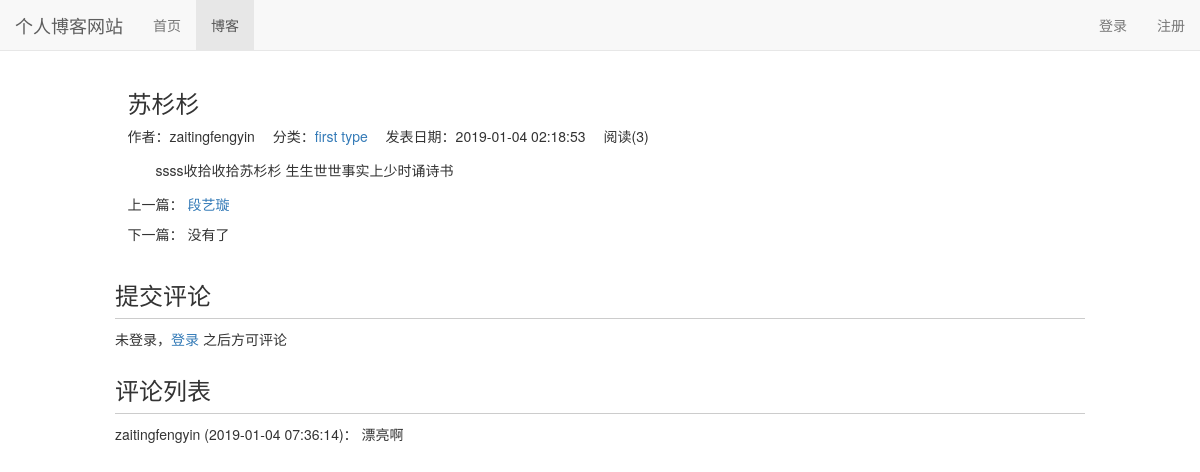
The page /blog/1 on the database its author committed.
### blog/models.py (models this page shows, shortened)
class Blog(models.Model):
    title = models.CharField(max_length=50)
    blog_type = models.ForeignKey(BlogType, on_delete=models.DO_NOTHING)
    content = RichTextUploadingField()
    author = models.ForeignKey(User, on_delete=models.DO_NOTHING)
    created_time = models.DateTimeField(auto_now_add=True)
    last_updated_time = models.DateTimeField(auto_now=True)
    def get_read_num(self):
        try:
            return self.read_num.read_num
        except exceptions.ObjectDoesNotExist:
            return 0
    class Meta:
        ordering = ['-created_time']

class BlogType(models.Model):
    type_name = models.CharField(max_length=15)
    def __str__(self):
        return self.type_name

class ReadNum(models.Model):
    read_num = models.IntegerField(default=0)
    blog = models.OneToOneField(Blog, on_delete=models.DO_NOTHING, related_name="read_num")

### comment/models.py (models this page shows, shortened)
class Comment(models.Model):
    blog = models.ForeignKey(Blog, on_delete=models.DO_NOTHING, related_name="comment")
    text = models.TextField()
    comment_time = models.DateTimeField(auto_now_add=True)
    user = models.ForeignKey(User, on_delete=models.DO_NOTHING, related_name="comment")
    root = models.ForeignKey('self', null=True, on_delete=models.DO_NOTHING, related_name='root_comment')
    parent = models.ForeignKey('self', null=True, on_delete=models.DO_NOTHING, related_name="parent_comment")
    reply_to = models.ForeignKey(User, null=True, on_delete=models.DO_NOTHING, related_name="reply")
    class Meta:
        ordering = ["-comment_time", ]

### blog/views.py (the view)
# urls.py: path('<int:blog_pk>', views.blog_detail, name="blog_detail"),
def blog_detail(request, blog_pk):
    blog = get_object_or_404(Blog, pk=blog_pk)
    if not request.COOKIES.get('blog_%s_readed' % blog_pk):
        readnum, created = ReadNum.objects.get_or_create(blog=blog)
        readnum.read_num += 1
        readnum.save()
        readnum, created = ReadDetail.objects.get_or_create(blog=blog, date=timezone.now().date())
        readnum.read_detail_num += 1
        readnum.save()
    context = {}
    context['previous_blog'] = Blog.objects.filter(created_time__gt=blog.created_time).last()
    context['next_blog'] = Blog.objects.filter(created_time__lt=blog.created_time).first()
    context['blog'] = blog
    form = CommentForm()
    comment_list = blog.comment.all().filter(parent=None)
    context["form"] = form
    context["comment_list"] = comment_list
    response = render(request, 'blog/blog_detail.html', context)  # 响应
    response.set_cookie('blog_%s_readed' % blog_pk, 'true')
    return response

### templates/blog/blog_detail.html (shortened to what this page needs)
{% extends 'base.html' %}
{% block nav_blog_active %}active{% endblock %}
{% load staticfiles %}
{% block header_extends %}
    <link rel="stylesheet" href="{% static 'blog/blog.css' %}">
{% endblock %}
{% block content %}
    <div class="container">
        <div class="row">
            <div class="col-xs-10 col-xs-offset-1">
                <h3>{{ blog.title }}</h3>
                <ul class="blog-info-description">
                    <li>作者：{{ blog.author }}</li>
                    <li>分类：<a href="{% url 'blogs_with_type' blog.blog_type.pk %}">{{ blog.blog_type }}</a></li>
                    <li>发表日期：{{ blog.created_time|date:"Y-m-d H:i:s" }}</li>
                    <li>阅读({{ blog.get_read_num }})</li>
                </ul>
                <div class="blog-content">{{ blog.content|safe }}</div>
                <div class="blog-more">
                    <p>上一篇：
                        {% if previous_blog %}
                            <a href="{% url 'blog_detail' previous_blog.pk %}">{{ previous_blog.title }}</a>
                        {% else %}
                            没有了
                        {% endif %}
                    </p>
                    <p>下一篇：
                        {% if next_blog %}
                            <a href="{% url 'blog_detail' next_blog.pk %}">{{ next_blog.title }}</a>
                        {% else %}
                            没有了
                        {% endif %}
                    </p>
                </div>
            </div>
        <div class="row">
            <div class="col-xs-10 col-xs-offset-1">
                <div class="comment-area">
                    <h3 class="comment-area-title">提交评论</h3>
                    {% if user.is_authenticated %}
                        <form id="comment_form" action="{% url 'comment:post_comment' blog.pk%}" method="POST" style="overflow:hidden">
                            {% csrf_token %}
                            {{ form }}
                            <input type="submit" value="评论" class="btn btn-primary" style="float:right">
                        </form>
                    {% else %}
                        未登录，<a href="{% url 'login' %}?next={{ request.path }}">登录</a> 之后方可评论
                    {% endif %}
                </div>
                <div class="comment-area">
                    <h3 class="comment-area-title">评论列表</h3>
                    <div id="comment_list">
                        {% for comment in comment_list %}
                        <div>
                            {{ comment.user.username }}
                            ({{ comment.comment_time|date:"Y-m-d H:i:s" }})：
                            {{ comment.text }}
                        </div>
                    {% empty %}
                        暂无评论
                    {% endfor %}
                    </div>
                </div>
            </div>
        </div>
    </div>
{% endblock %}

### static/base.css (style rules this page uses)
* { margin: 0; padding: 0; }
body { margin-top: 70px!important; }
ul { list-style-type: none!important; }

### static/blog/blog.css (style rules this page uses)
ul.blog-info-description { list-style-type: none; margin-bottom: 1em; }
ul.blog-info-description li { display: inline-block; margin-right: 1em; }
div.blog-content { text-indent: 2em; }
div.blog-more { margin-top: 1em; }
div.comment-area { margin-top: 2em; }
h3.comment-area-title { border-bottom: 1px solid #ccc; padding-bottom: 0.4em; }

### rows shown on the page
Blog: title "苏杉杉", author "zaitingfengyin", blog_type "first type", created_time "2019-01-04 02:18:53", get_read_num "3", content "ssss收拾收拾苏杉杉 生生世世事实上少时诵诗书"
Blog: title "段艺璇"
Comment: user.username "zaitingfengyin", comment_time "2019-01-04 07:36:14", text "漂亮啊"
